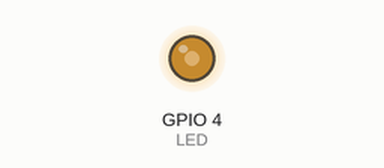
Recording of a sketch running on a simulated ESP32. Shown: output pins drawn as LEDs (lit = HIGH). Storage starts empty; what the sketch prints to the serial monitor is not drawn.

Above: at 0.1 s.
Timing chart, 0 to 1.6 s (numbered marks = the images above):
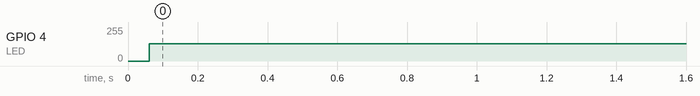

The sketch:

SDCardLogging.ino
```cpp
#include "FS.h"
#include "SD.h"
#include "SPI.h"

#define LED 4

hw_timer_t *Timer0_Cfg = NULL;
TaskHandle_t Core0Handle;

int sck = 18;
int miso = 19;
int mosi = 23;
int cs = 5;

int msgCount = 0;

const size_t QUEUE_SIZE = 3000; // 3000 is max safe queue size. Otherwise you risk overflowing memory
String messageQueue[QUEUE_SIZE];
volatile size_t head = 0;  // Write index
volatile size_t tail = 0;  // Read index

bool isQueueFull() {
  // If head has caught up to tail (i.e. it is about to "lap" the tail)
    return ((head + 1) % QUEUE_SIZE) == tail;
}

bool isQueueEmpty() {
    return head == tail;
}

void enqueueMessage(const String &message) {
    if (isQueueFull()) {
        // Drop the oldest message (increment tail)
        tail = (tail + 1) % QUEUE_SIZE;
    }
    messageQueue[head] = message;
    head = (head + 1) % QUEUE_SIZE;
}

void processMessages(fs::FS &fs) {
  File file = fs.open("/hello.txt", FILE_APPEND);
  if (!file) {
      Serial.println("Failed to open file for appending!");
      return;
  }

  // Write all messages in queue
  while (!isQueueEmpty()) {
      file.println(messageQueue[tail]);
      tail = (tail + 1) % QUEUE_SIZE;
  }
  file.close();
}

void Core0Loop(void * args) {
  while (true) {
    int start = micros();
    processMessages(SD);
    int end  = micros();
    Serial.println(end - start);
    delay(1);
  }
}

void IRAM_ATTR Timer0_ISR() {
    digitalWrite(LED, !digitalRead(LED)); // See logging rate on oscilloscope
    enqueueMessage(String(msgCount++));
}

void setup() {
  Serial.begin(115200);
  pinMode(LED, OUTPUT);

  SPI.begin(sck, miso, mosi, cs);
  if (!SD.begin(cs)) {
    Serial.println("Card Mount Failed");
    // return;
  }
  Serial.println("Card mounted");
  // writeFile(SD, "/hello.txt", "Hello ");
  // Serial.println("Wrote in setup");

  xTaskCreatePinnedToCore(
      Core0Loop, /* Function to implement the task */
      "processQueue", /* Name of the task */
      10000,  /* Stack size in words */
      NULL,  /* Task input parameter */
      0,  /* Priority of the task */
      &Core0Handle,  /* Task handle. */
      0); /* Core where the task should run */

  // Initialize Timer (with frequency in Hz)

  Timer0_Cfg = timerBegin(10000); // Frequency in Hz

  // Attach the ISR function
  timerAttachInterrupt(Timer0_Cfg, Timer0_ISR);

  // Set the alarm value
  // (1000 ticks = 1ms) and enable autoreload
  timerAlarm(Timer0_Cfg, 1, true, 0);
}

void loop(){

}
```

Measured:
- by itself, GPIO 4 (LED): 0/255 → 128/255 at 0.06 s
